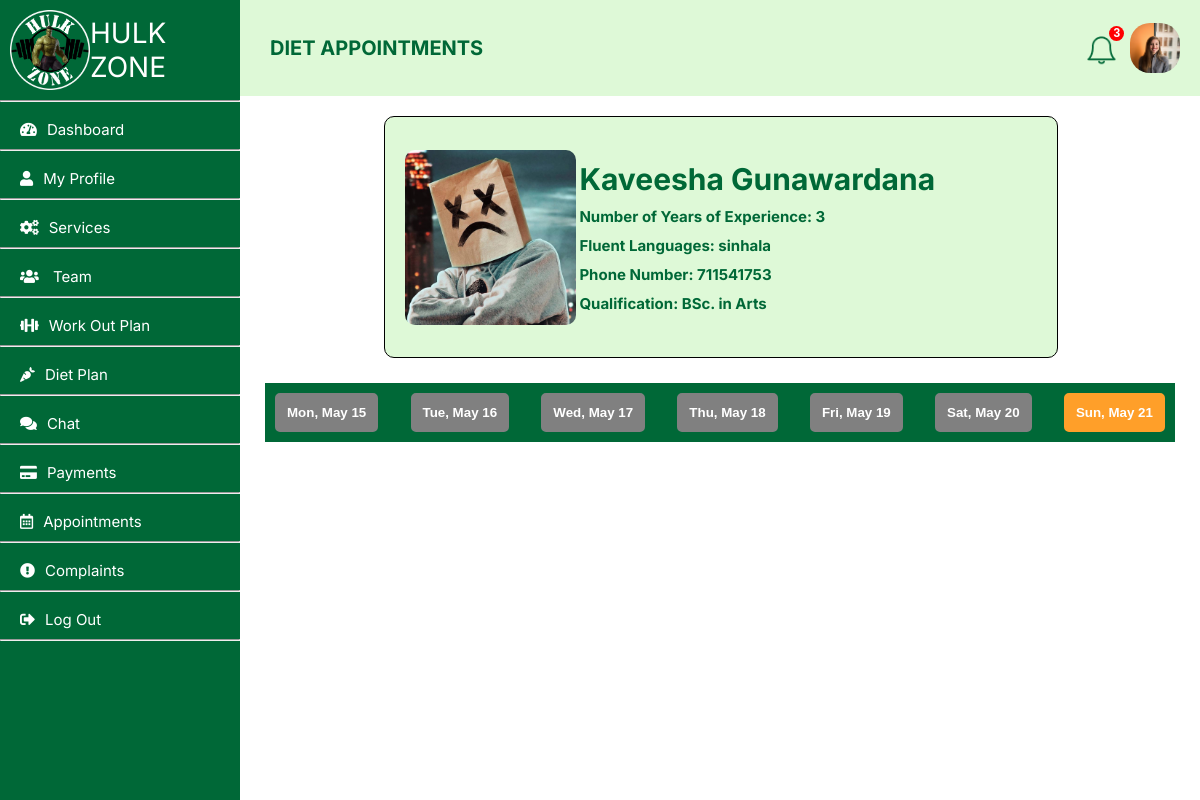
Page /member/dietUse.php (signed in) on the committed database.
### tables this page shows
CREATE TABLE `user` (
  `userID` int NOT NULL,
  `fName` text NOT NULL,
  `lName` text NOT NULL,
  `NIC` text NOT NULL,
  `gender` varchar(50) NOT NULL,
  `profilePhoto` text,
  `dateOfBirth` date NOT NULL,
  `roles` int NOT NULL,
  `statuses` int NOT NULL,
  `contactNumber` int NOT NULL,
  `streetNumber` varchar(255) DEFAULT NULL,
  `addressLine01` text,
  `addressLine02` text,
  `city` text,
  `pw` varchar(255) NOT NULL,
  `created_at` date NOT NULL,
  `email` varchar(50) NOT NULL
);

CREATE TABLE `employee` (
  `employeeID` int NOT NULL,
  `userID` int NOT NULL,
  `noOfYearsOfExperience` varchar(100) NOT NULL,
  `avgRating` double NOT NULL DEFAULT '0',
  `qualification` text NOT NULL,
  `description` text NOT NULL,
  `language` varchar(255) NOT NULL
);

### member/setProfilePic.php (called while the page is built)
<?php
$query = "SELECT * from user where userID = " . $_SESSION['userID'];
    $result = mysqli_query($conn, $query);
    $query1 = "SELECT * from member where userID = " . $_SESSION['userID'];
    $result1 = mysqli_query($conn, $query1);
    if (mysqli_num_rows($result) == 1 && mysqli_num_rows($result1) == 1) {
        $row = mysqli_fetch_assoc($result);
        $row1 = mysqli_fetch_assoc($result1);
    } else {
        echo '<script> window.alert("Error receiving data!");</script>';
    }
    if(isset($row['profilePhoto']) && $row['profilePhoto'] != NULL){
        $profilePictureLink = $row['profilePhoto'];
    }else{
        $profilePictureLink = '../profileImages/default.png';
    }
?>

### member/dietUse.php (the view, shortened to what this page needs)
<?php
include '../connect.php';
?>
<?php
    include("setProfilePic.php");
?>
<?php
    $sql = "SELECT COUNT(*) FROM serviceCharge WHERE memberID = $row1[memberID] AND serviceID = 3 AND endDate >= CURDATE()";
    $result = mysqli_query($conn, $sql);
    $count = mysqli_fetch_row($result)[0];
    $experience ='';
    $qualification = '';
    $lang = '';
    $fullName = '';
    $profilePicture = '../member/profileImages/default.png';
    $phone = '';
    if ($count > 0) {
        $sql2 = "SELECT * FROM employee WHERE employeeID = (SELECT employeeID FROM serviceCharge WHERE memberID = $row1[memberID] AND serviceID = 3 AND endDate >= CURDATE() LIMIT 1)";
        $result2 = mysqli_query($conn, $sql2);
        if(mysqli_num_rows($result2) > 0){
            $row2 = mysqli_fetch_assoc($result2);
            $experience = (isset($row2["noOfYearsOfExperience"])) ? $row2["noOfYearsOfExperience"] : '';
            $qualification = (isset($row2["qualification"])) ? $row2["qualification"] : '';
            $lang = (isset($row2["language"])) ? $row2["language"] : '';
            $sql3 = "SELECT * FROM user WHERE userID = " . $row2['userID'];
            $result3 = mysqli_query($conn, $sql3);
            $row3 = mysqli_fetch_assoc($result3);
            $fullName = $row3["fName"] . " " . $row3["lName"];
            $phone = $row3['contactNumber'];
            if(isset($row3['profilePhoto']) && $row3['profilePhoto'] != NULL){
                $profilePicture= $row3['profilePhoto'];
            }else{
                $profilePicture = '../profileImages/default.png';
            }
        }else{
            echo "No data returned from the SQL query";
        }
    } else {
        echo "<script>alert('You have not selected a diet service yet. Please select the service to continue.');</script>";
        echo "<script>window.location = 'http://localhost/HulkZone/member/services.php';</script>";
    }
?>
<!DOCTYPE html>
<html lang="en">
<head>
    <link rel="stylesheet" type="text/css" href="../member/style/gen.css">
    <link rel="stylesheet" type="text/css" href="../member/style/dietUse.css">
</head>
<body>
    <div class="container">
        <div class = "nav-bar">
            <?php
                include("navBar.php");
            ?>
        <div class="body">
            <div class = "header">
                <div class="left">
                    DIET APPOINTMENTS
                </div>
                <div class="right">
                    <div class="notification-bell">
                        <?php include("notifications.php"); ?>
                    </div>
                    <img src="<?php echo $profilePictureLink; ?>" alt="dp" width="50px" height="50px" style="border-radius: 20px;">
                </div>
            </div>
            <div class="content">
                <div class="top-r">
                    <div style= "width:20%; text-align:center; margin:20px;"><img src = "<?php echo $profilePicture; ?>" height = '175px' weight = '175px' style="border-radius:10px;"></div>
                    <div class ="top-r-div">
                        <div style="font-size:30px;"><?php echo $fullName;?></div>
                        <div style="font-size:15px; margin-top:10px;">Number of Years of Experience: <?php echo $experience;?> </div>
                        <div style="font-size:15px; margin-top:10px;">Fluent Languages: <?php echo  $lang?> </div>
                        <div style="font-size:15px; margin-top:10px;">Phone Number: <?php echo $phone;?> </div>
                        <div style="font-size:15px; margin-top:10px;">Qualification: <?php echo $qualification;?> </div>
                    </div>
                </div>
                <div class="row2" style="justify-content:space-between; background-color:#006837; padding:10px; ">
                    <?php
                        if (date('N') == 1) {
                            $previousMonday = date('Y-m-d');
                        } else {
                            $previousMonday = date('Y-m-d', strtotime('last Monday'));
                        }
                        for ($i = 1; $i <= 7; $i++) {
                            $dayOfWeekDate = date('Y-m-d', strtotime($previousMonday . ' +' . ($i-1) . ' day'));
                            if (strtotime($dayOfWeekDate) < strtotime(date('Y-m-d'))) {
                                $buttonHtml = '<button disabled>' . date('D, M j', strtotime($dayOfWeekDate)). '</button>';
                                echo $buttonHtml;
                            } else {
                                $buttonHtml = '<button data-index="' . $i . '" onclick="displayAvailableSlots(\'' . $dayOfWeekDate . '\')">' . date('D, M j', strtotime($dayOfWeekDate)) . '</button>';
                                echo "<div class ='activeBtn'>";
                                echo $buttonHtml;
                                echo "</div>";
                            }
                        }
                    ?>
                </div>
            </div>
        </div>
</body>
</html>

### member/style/gen.css (style rules this page uses)
.container { display: flex; flex-direction: row; }
.nav-bar { float:left; width: 20%; height: 100vh; background-color: #006837; }
.body { float:left; width: 80%; height: 100vh; display: flex; flex-direction: column; }
.header { height: 12%; background-color: #DEF9D7; display: flex; flex-direction: row; }
.content { height: 88%; background-color: white; overflow-y: auto; overflow-x: hidden; content: ''; }
body { margin: 0; font-family: 'Inter', sans-serif; }
.left { float: left; width: 80%; display: flex; align-items: center; padding: 30px; color: rgba(0, 104, 55, 1); font-size: 20px; font-weight: bold; }
.right { float: left; width: 10%; display: flex; flex-direction: row; align-items: center; margin: 20px; justify-content: space-between; }

### member/style/dietUse.css (style rules this page uses)
.top-r { margin: 20px; margin-left: 15%; background-color: #DEF9D7; height: 30vh; font-size: 20px; color: #006837; border-radius: 10px; display: flex; align-items: center; flex-direction: row; width: 70%; border: 1px solid black; }
.top-r-div { width:60%; display:flex; flex-direction:column; font-weight:bold; margin-left: 20px; justify-content: center; }
button { background-color: #FF9F29; border-radius: 5px; padding: 10px 10px 10px 10px; border: #FF9F29 solid 2px; font-weight: bold; color: white; cursor: pointer; transition: transform 0.2s; }
button:disabled { background-color: grey; border-color: grey; cursor: default; }
.row2 { display: flex; flex-direction: row; margin: 25px; font-size: 18px; color: #006837; }

### rows in the picture
user: profilePhoto (picture)
user: profilePhoto (picture), fullName "Kaveesha Gunawardana", contactNumber "711541753"
employee: noOfYearsOfExperience "3", language "sinhala", qualification "BSc. in Arts"

### other values in the picture
$unread_count "3"
date('D, M j', strtotime($dayOfWeekDate)) "Mon, May 15"
date('D, M j', strtotime($dayOfWeekDate)) "Tue, May 16"
date('D, M j', strtotime($dayOfWeekDate)) "Wed, May 17"
date('D, M j', strtotime($dayOfWeekDate)) "Thu, May 18"
date('D, M j', strtotime($dayOfWeekDate)) "Fri, May 19"
date('D, M j', strtotime($dayOfWeekDate)) "Sat, May 20"
date('D, M j', strtotime($dayOfWeekDate)) "Sun, May 21"
